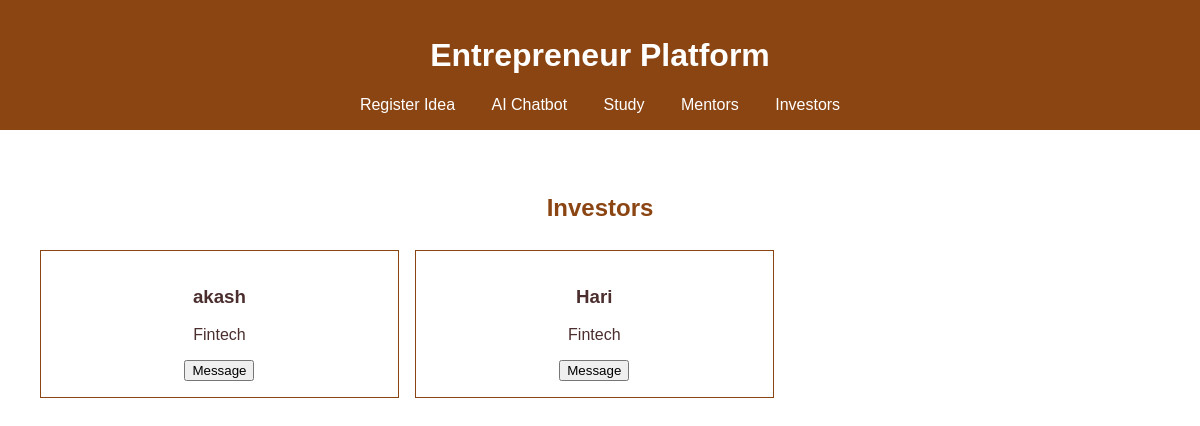
/investor/ (signed in), run on the app's committed database.
### ideas/models.py (models this page shows, shortened)
class InvestorProfile(models.Model):
    name = models.CharField(max_length=100)
    email = models.EmailField()
    TAG_CHOICES = [
        ('Technology', 'Technology'),
        ('Health', 'Health'),
        ('Finance', 'Finance'),
        ('Education', 'Education'),
        ('Environment', 'Environment'),
        ('Marketing', 'Marketing'),
        ('Startups', 'Startups'),
        ('Sustainability', 'Sustainability'),
        ('AI', 'AI'),
        ('Blockchain', 'Blockchain'),
        ('E-commerce', 'E-commerce'),
        ('Social Media', 'Social Media'),
        ('Cybersecurity', 'Cybersecurity'),
        ('Robotics', 'Robotics'),
        ('Fintech', 'Fintech'),
        ('Legal Tech', 'Legal Tech'),
        ('Gaming', 'Gaming'),
        ('Augmented Reality', 'Augmented Reality'),
        ('Virtual Reality', 'Virtual Reality'),
        ('Travel', 'Travel'),
        ('Real Estate', 'Real Estate'),
        ('Food & Beverage', 'Food & Beverage'),
        ('Telecommunications', 'Telecommunications'),
    ]
    tag = models.CharField(max_length=50, choices=TAG_CHOICES,default='')

### ideas/views.py (the view)
# urls.py: path('investor/', investor, name='investor'),
def investor(request):
    email = request.session.get('entrepreneur_email')
    if email:
        try:
            idea = get_object_or_404(Idea,email__email=email)
            entrepreneur_tag = idea.tag
            matching_investors = InvestorProfile.objects.filter(tag=entrepreneur_tag)
        except Idea.DoesNotExist:
            matching_investors = []
    else:
        matching_investors = []
    return render(request, 'investor.html', {'investors': matching_investors})

### ideas/templates/investor.html (shortened to what this page needs)
{% extends 'base.html' %}
{% block content %}
<body>
    <section>
        <h2>Investors</h2>
        <div id="investorCards">
            {% for investor in investors %}
            <div class="investor-card">
                <h3>{{ investor.name }}</h3>
                <p>{{ investor.tag }}</p>
                <button class="messageBtn" onclick="window.location.href='/chat/{{investor.email}}/'">Message</button>
            </div>
            {% endfor %}
        </div>
    </section>
</body>
{% endblock %}

### ideas/static/ideas/style.css (style rules this page uses)
body { font-family: Arial, sans-serif; background-color: #fff; color: #4b2e2e; margin: 0; padding: 0; }
#mentorList, #investorCards { display: flex; flex-wrap: wrap; }
#investorCards>div { background-color: #fff; border: 1px solid #8b4513; margin: 0.5rem; padding: 1rem; width: calc(33% - 1rem); box-sizing: border-box; }
h2 { text-align: center; margin-top: 2rem; color: #8b4513; }
p { text-align: center; margin-top: 1rem; }
.investor-card { background-color: #fff; border: 1px solid #8b4513; margin: 0.5rem; padding: 1rem; width: calc(33% - 1rem); box-sizing: border-box; text-align: center; }

### data on the page
InvestorProfile: name "akash", tag "Fintech"
InvestorProfile: name "Hari", tag "Fintech"
